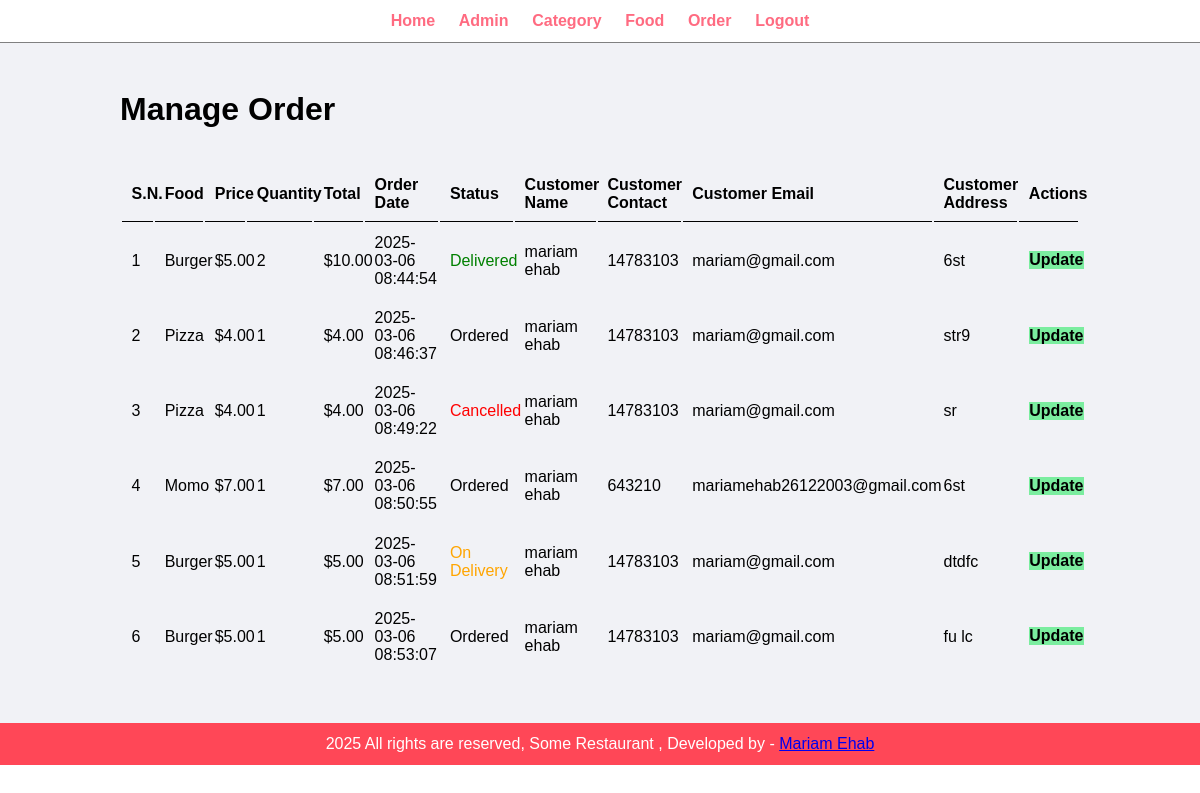
The page /admin/manage-order.php (signed in) on the database its author committed.
### tables this page shows
CREATE TABLE `order` (
  `id` int(11) NOT NULL,
  `food` varchar(150) NOT NULL,
  `price` decimal(10,2) NOT NULL,
  `quantity` int(11) NOT NULL,
  `total` decimal(10,2) NOT NULL,
  `date` datetime NOT NULL,
  `status` varchar(50) NOT NULL,
  `customer_name` varchar(150) NOT NULL,
  `customer_contact` varchar(20) NOT NULL,
  `customer_email` varchar(150) NOT NULL,
  `customer_address` varchar(255) NOT NULL
);

### admin/manage-order.php (the view, shortened to what this page needs)
<?php require 'partials/menu.php'; ?>
<div class="main-content">
    <div class="warpper">
        <h1>Manage Order</h1>
        <br><br>
        <table class="tbl-full">
            <tr>
                <th>S.N.</th>
                <th>Food</th>
                <th>Price</th>
                <th>Quantity</th>
                <th>Total</th>
                <th>Order Date</th>
                <th>Status</th>
                <th>Customer Name</th>
                <th>Customer Contact</th>
                <th>Customer Email</th>
                <th>Customer Address</th>
                <th>Actions</th>
            </tr>
            <?php
               $sql="SELECT * FROM `order`";
               $result=mysqli_query($connect,$sql);
               $count=mysqli_num_rows($result);
               if($count> 0){
                $cnt=1;
                while($row=mysqli_fetch_array($result)){
                $id=$row['id'];
                $food=$row['food'];
                $price=$row['price'];
                $qty=$row['quantity'];
                $total=$row['total'];
                $order_date= $row['date'];
                $status = $row['status'];
                $customer_name = $row['customer_name'];
                $customer_contact = $row['customer_contact'];
                $customer_email = $row['customer_email'];
                $customer_address = $row['customer_address'];
                ?>
            <tr>
                <td><?php echo $cnt++?></td>
                <td><?php echo $food?></td>
                <td>$<?php echo $price?></td>
                <td><?php echo $qty?></td>
                <td>$<?php echo $total?></td>
                <td><?php echo $order_date?></td>
                <td>
                <?php
                if($status=="Ordered"){
                    echo "<label>$status</label>";
                }
                elseif($status== "On Delivery"){
                    echo "<label style='color : orange;'>$status</label>";
                }
                elseif($status== "Delivered"){
                    echo "<label style='color : green;'>$status</label>";
                }
                elseif($status== "Cancelled"){
                    echo "<label style='color : red;'>$status</label>";
                }
                ?>
                </td>
                <td><?php echo $customer_name?></td>
                <td><?php echo $customer_contact?></td>
                <td><?php echo $customer_email ?></td>
                <td><?php echo $customer_address ?></td>
                <td> <a href="update-order.php?id=<?php echo $id?>" class="btn-secondary">Update</a></td>
            </tr>
            <?php
            }
        }else {
                echo "<div class= 'error text-center'>No Orders Yet</div>";
            }
            ?>
        </table>
    </div>
</div>
<?php require 'partials/footer.php'; ?>

### css/admin.css (style rules this page uses)
:root { --main-color: #ff4757; }
* { margin: 0 0; padding: 0 0; font-family: Arial, Helvetica, sans-serif; }
.warpper { padding: 1%; width:80%; margin:0 auto; }
.tbl-full { width:100%; }
table tr th { border-bottom: 1px solid black; padding: 1%; text-align: left; }
table tr td { padding: 1%; }
.btn-secondary { background-color: #7bed9f; padding: 1%; text-decoration: none; color: black; font-weight: bold; }
.main-content { background-color: #f1f2f6; padding: 3% 0; }

### rows shown on the page
order: food "Burger", price "5.00", quantity "2", total "10.00", date "2025-03-06 08:44:54", status "Delivered", customer_name "mariam ehab", customer_contact "14783103", customer_email "mariam@gmail.com", customer_address "6st"
order: food "Pizza", price "4.00", quantity "1", total "4.00", date "2025-03-06 08:46:37", status "Ordered", customer_name "mariam ehab", customer_contact "14783103", customer_email "mariam@gmail.com", customer_address "str9"
order: food "Pizza", price "4.00", quantity "1", total "4.00", date "2025-03-06 08:49:22", status "Cancelled", customer_name "mariam ehab", customer_contact "14783103", customer_email "mariam@gmail.com", customer_address "sr"
order: food "Momo", price "7.00", quantity "1", total "7.00", date "2025-03-06 08:50:55", status "Ordered", customer_name "mariam ehab", customer_contact "643210", customer_email "mariamehab26122003@gmail.com", customer_address "6st"
order: food "Burger", price "5.00", quantity "1", total "5.00", date "2025-03-06 08:51:59", status "On Delivery", customer_name "mariam ehab", customer_contact "14783103", customer_email "mariam@gmail.com", customer_address "dtdfc"
order: food "Burger", price "5.00", quantity "1", total "5.00", date "2025-03-06 08:53:07", status "Ordered", customer_name "mariam ehab", customer_contact "14783103", customer_email "mariam@gmail.com", customer_address "fu lc"
